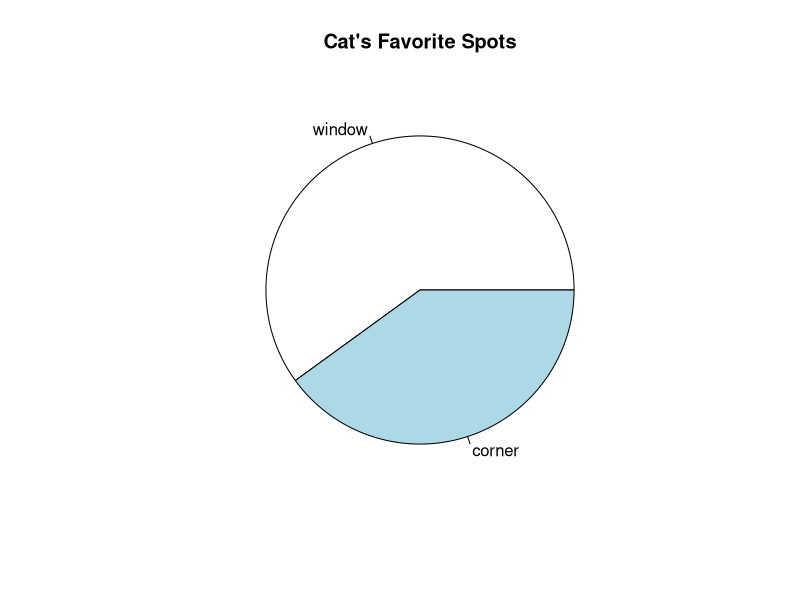

Write the R code that produced this figure.
## ---- chunk 1

# Create a simple pie chart
cat_spots <- c(window = 30, corner = 20)
pie(cat_spots, main="Cat's Favorite Spots")

